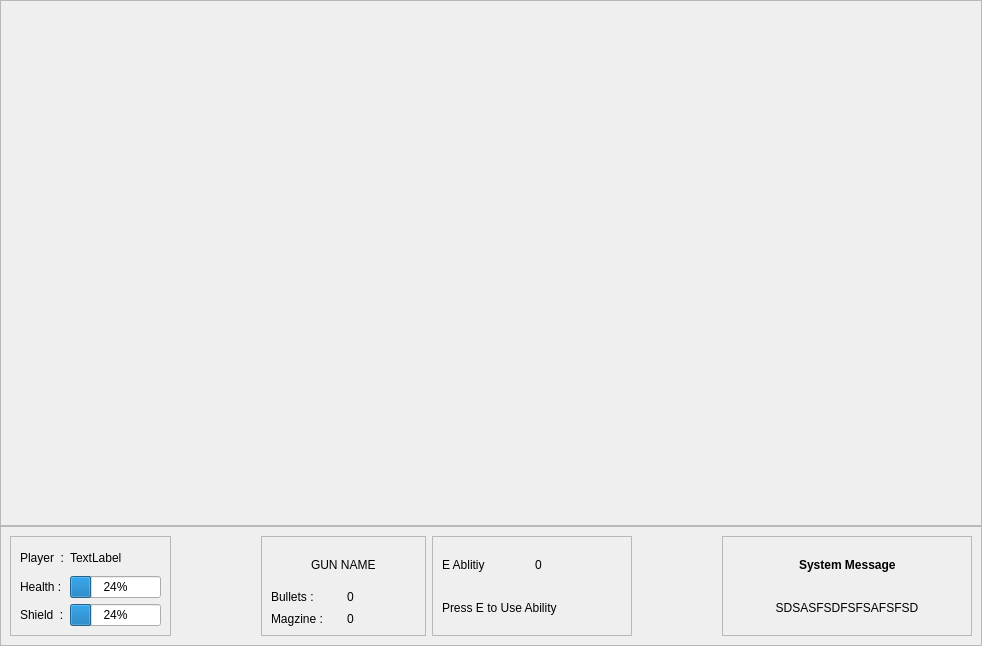
<?xml version="1.0" encoding="UTF-8"?>
<ui version="4.0">
 <class>MainGamePage</class>
 <widget class="QWidget" name="MainGamePage">
  <property name="geometry">
   <rect>
    <x>0</x>
    <y>0</y>
    <width>982</width>
    <height>646</height>
   </rect>
  </property>
  <property name="windowTitle">
   <string>Form</string>
  </property>
  <layout class="QVBoxLayout" name="verticalLayout_2">
   <property name="spacing">
    <number>0</number>
   </property>
   <property name="leftMargin">
    <number>0</number>
   </property>
   <property name="topMargin">
    <number>0</number>
   </property>
   <property name="rightMargin">
    <number>0</number>
   </property>
   <property name="bottomMargin">
    <number>0</number>
   </property>
   <item>
    <widget class="QFrame" name="frame_game">
     <property name="frameShape">
      <enum>QFrame::Shape::StyledPanel</enum>
     </property>
     <property name="frameShadow">
      <enum>QFrame::Shadow::Raised</enum>
     </property>
     <layout class="QVBoxLayout" name="verticalLayout">
      <property name="spacing">
       <number>0</number>
      </property>
      <property name="leftMargin">
       <number>0</number>
      </property>
      <property name="topMargin">
       <number>0</number>
      </property>
      <property name="rightMargin">
       <number>0</number>
      </property>
      <property name="bottomMargin">
       <number>0</number>
      </property>
     </layout>
    </widget>
   </item>
   <item>
    <widget class="QFrame" name="frame_status">
     <property name="sizePolicy">
      <sizepolicy hsizetype="Expanding" vsizetype="Preferred">
       <horstretch>0</horstretch>
       <verstretch>0</verstretch>
      </sizepolicy>
     </property>
     <property name="minimumSize">
      <size>
       <width>0</width>
       <height>120</height>
      </size>
     </property>
     <property name="maximumSize">
      <size>
       <width>16777215</width>
       <height>120</height>
      </size>
     </property>
     <property name="sizeIncrement">
      <size>
       <width>0</width>
       <height>0</height>
      </size>
     </property>
     <property name="frameShape">
      <enum>QFrame::Shape::StyledPanel</enum>
     </property>
     <property name="frameShadow">
      <enum>QFrame::Shadow::Raised</enum>
     </property>
     <layout class="QHBoxLayout" name="horizontalLayout_4">
      <item>
       <widget class="QFrame" name="frame">
        <property name="maximumSize">
         <size>
          <width>200</width>
          <height>100</height>
         </size>
        </property>
        <property name="frameShape">
         <enum>QFrame::Shape::StyledPanel</enum>
        </property>
        <property name="frameShadow">
         <enum>QFrame::Shadow::Raised</enum>
        </property>
        <layout class="QGridLayout" name="gridLayout">
         <item row="0" column="0">
          <widget class="QLabel" name="label_4">
           <property name="text">
            <string>Player  :</string>
           </property>
          </widget>
         </item>
         <item row="0" column="1">
          <widget class="QLabel" name="playerName">
           <property name="text">
            <string>TextLabel</string>
           </property>
          </widget>
         </item>
         <item row="1" column="0">
          <widget class="QLabel" name="label">
           <property name="text">
            <string>Health :</string>
           </property>
          </widget>
         </item>
         <item row="1" column="1">
          <widget class="QProgressBar" name="healthPb">
           <property name="value">
            <number>24</number>
           </property>
          </widget>
         </item>
         <item row="2" column="0">
          <widget class="QLabel" name="label_2">
           <property name="text">
            <string>Shield  :</string>
           </property>
          </widget>
         </item>
         <item row="2" column="1">
          <widget class="QProgressBar" name="shieldPb">
           <property name="value">
            <number>24</number>
           </property>
          </widget>
         </item>
        </layout>
       </widget>
      </item>
      <item>
       <spacer name="horizontalSpacer_5">
        <property name="orientation">
         <enum>Qt::Orientation::Horizontal</enum>
        </property>
        <property name="sizeHint" stdset="0">
         <size>
          <width>40</width>
          <height>20</height>
         </size>
        </property>
       </spacer>
      </item>
      <item>
       <widget class="QFrame" name="frame_2">
        <property name="maximumSize">
         <size>
          <width>250</width>
          <height>100</height>
         </size>
        </property>
        <property name="frameShape">
         <enum>QFrame::Shape::StyledPanel</enum>
        </property>
        <property name="frameShadow">
         <enum>QFrame::Shadow::Raised</enum>
        </property>
        <layout class="QVBoxLayout" name="verticalLayout_3">
         <item>
          <layout class="QHBoxLayout" name="horizontalLayout">
           <item>
            <spacer name="horizontalSpacer_2">
             <property name="orientation">
              <enum>Qt::Orientation::Horizontal</enum>
             </property>
             <property name="sizeHint" stdset="0">
              <size>
               <width>40</width>
               <height>20</height>
              </size>
             </property>
            </spacer>
           </item>
           <item>
            <widget class="QLabel" name="gunName">
             <property name="text">
              <string>GUN NAME</string>
             </property>
            </widget>
           </item>
           <item>
            <spacer name="horizontalSpacer">
             <property name="orientation">
              <enum>Qt::Orientation::Horizontal</enum>
             </property>
             <property name="sizeHint" stdset="0">
              <size>
               <width>40</width>
               <height>20</height>
              </size>
             </property>
            </spacer>
           </item>
          </layout>
         </item>
         <item>
          <layout class="QGridLayout" name="gridLayout_2">
           <item row="0" column="0">
            <widget class="QLabel" name="label_3">
             <property name="text">
              <string>Bullets : </string>
             </property>
            </widget>
           </item>
           <item row="0" column="1">
            <widget class="QLabel" name="bulletCount">
             <property name="text">
              <string>0</string>
             </property>
            </widget>
           </item>
           <item row="1" column="0">
            <widget class="QLabel" name="label_6">
             <property name="text">
              <string>Magzine :</string>
             </property>
            </widget>
           </item>
           <item row="1" column="1">
            <widget class="QLabel" name="magzineCount">
             <property name="text">
              <string>0</string>
             </property>
            </widget>
           </item>
          </layout>
         </item>
        </layout>
       </widget>
      </item>
      <item>
       <widget class="QFrame" name="frame_3">
        <property name="minimumSize">
         <size>
          <width>200</width>
          <height>0</height>
         </size>
        </property>
        <property name="maximumSize">
         <size>
          <width>200</width>
          <height>100</height>
         </size>
        </property>
        <property name="frameShape">
         <enum>QFrame::Shape::StyledPanel</enum>
        </property>
        <property name="frameShadow">
         <enum>QFrame::Shadow::Raised</enum>
        </property>
        <layout class="QVBoxLayout" name="verticalLayout_4">
         <item>
          <layout class="QHBoxLayout" name="horizontalLayout_2">
           <item>
            <widget class="QLabel" name="label_7">
             <property name="text">
              <string>E Ablitiy</string>
             </property>
            </widget>
           </item>
           <item>
            <widget class="QLabel" name="eAbilityLeft">
             <property name="text">
              <string>0</string>
             </property>
            </widget>
           </item>
          </layout>
         </item>
         <item>
          <widget class="QLabel" name="eAbilityMsg">
           <property name="maximumSize">
            <size>
             <width>16777215</width>
             <height>16777215</height>
            </size>
           </property>
           <property name="text">
            <string>Press E to Use Ability</string>
           </property>
          </widget>
         </item>
        </layout>
       </widget>
      </item>
      <item>
       <spacer name="horizontalSpacer_6">
        <property name="orientation">
         <enum>Qt::Orientation::Horizontal</enum>
        </property>
        <property name="sizeHint" stdset="0">
         <size>
          <width>40</width>
          <height>20</height>
         </size>
        </property>
       </spacer>
      </item>
      <item>
       <widget class="QFrame" name="frame_4">
        <property name="minimumSize">
         <size>
          <width>250</width>
          <height>0</height>
         </size>
        </property>
        <property name="maximumSize">
         <size>
          <width>250</width>
          <height>100</height>
         </size>
        </property>
        <property name="frameShape">
         <enum>QFrame::Shape::StyledPanel</enum>
        </property>
        <property name="frameShadow">
         <enum>QFrame::Shadow::Raised</enum>
        </property>
        <layout class="QVBoxLayout" name="verticalLayout_5">
         <item>
          <layout class="QHBoxLayout" name="horizontalLayout_3">
           <item>
            <spacer name="horizontalSpacer_3">
             <property name="orientation">
              <enum>Qt::Orientation::Horizontal</enum>
             </property>
             <property name="sizeHint" stdset="0">
              <size>
               <width>40</width>
               <height>20</height>
              </size>
             </property>
            </spacer>
           </item>
           <item>
            <widget class="QLabel" name="label_10">
             <property name="font">
              <font>
               <bold>true</bold>
              </font>
             </property>
             <property name="text">
              <string>System Message</string>
             </property>
            </widget>
           </item>
           <item>
            <spacer name="horizontalSpacer_4">
             <property name="orientation">
              <enum>Qt::Orientation::Horizontal</enum>
             </property>
             <property name="sizeHint" stdset="0">
              <size>
               <width>40</width>
               <height>20</height>
              </size>
             </property>
            </spacer>
           </item>
          </layout>
         </item>
         <item>
          <widget class="QLabel" name="systemMsglb">
           <property name="text">
            <string>SDSASFSDFSFSAFSFSD</string>
           </property>
           <property name="alignment">
            <set>Qt::AlignmentFlag::AlignCenter</set>
           </property>
          </widget>
         </item>
        </layout>
       </widget>
      </item>
     </layout>
    </widget>
   </item>
  </layout>
 </widget>
 <resources/>
 <connections/>
</ui>
